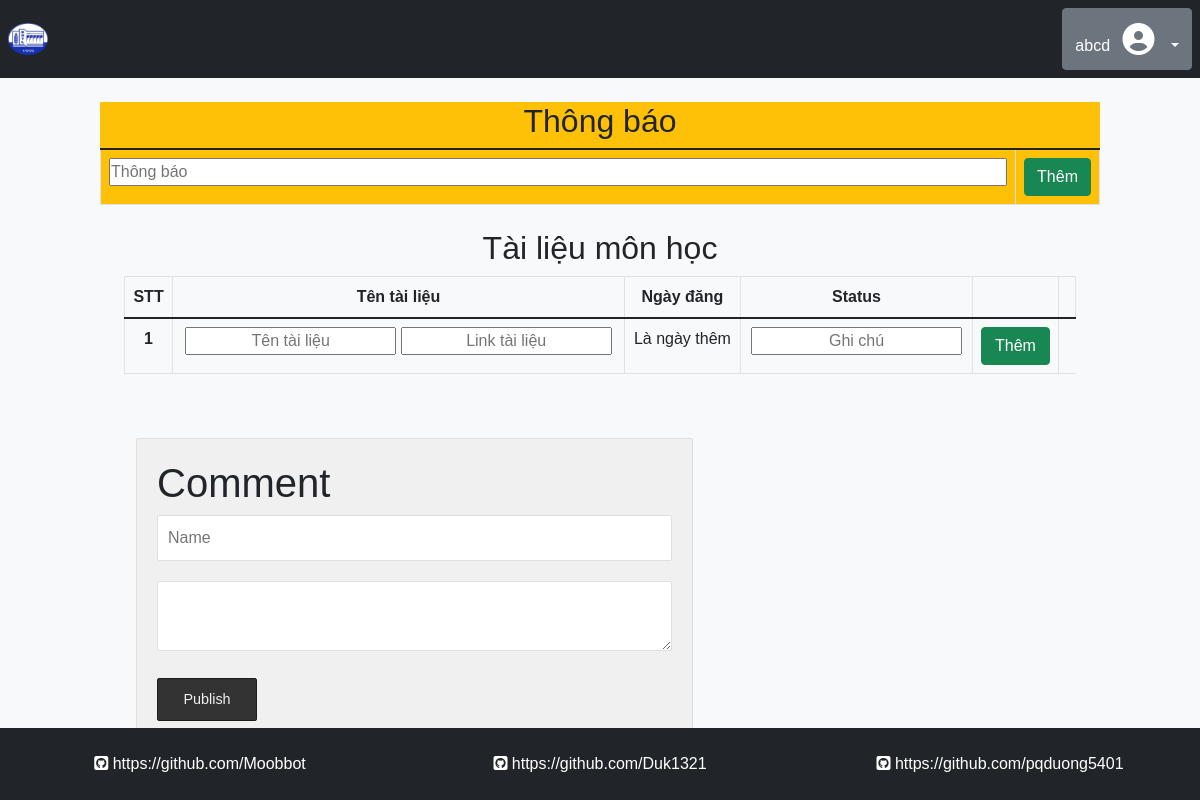
The app's page /teacher/detail.php?data=5 (signed in), older data.
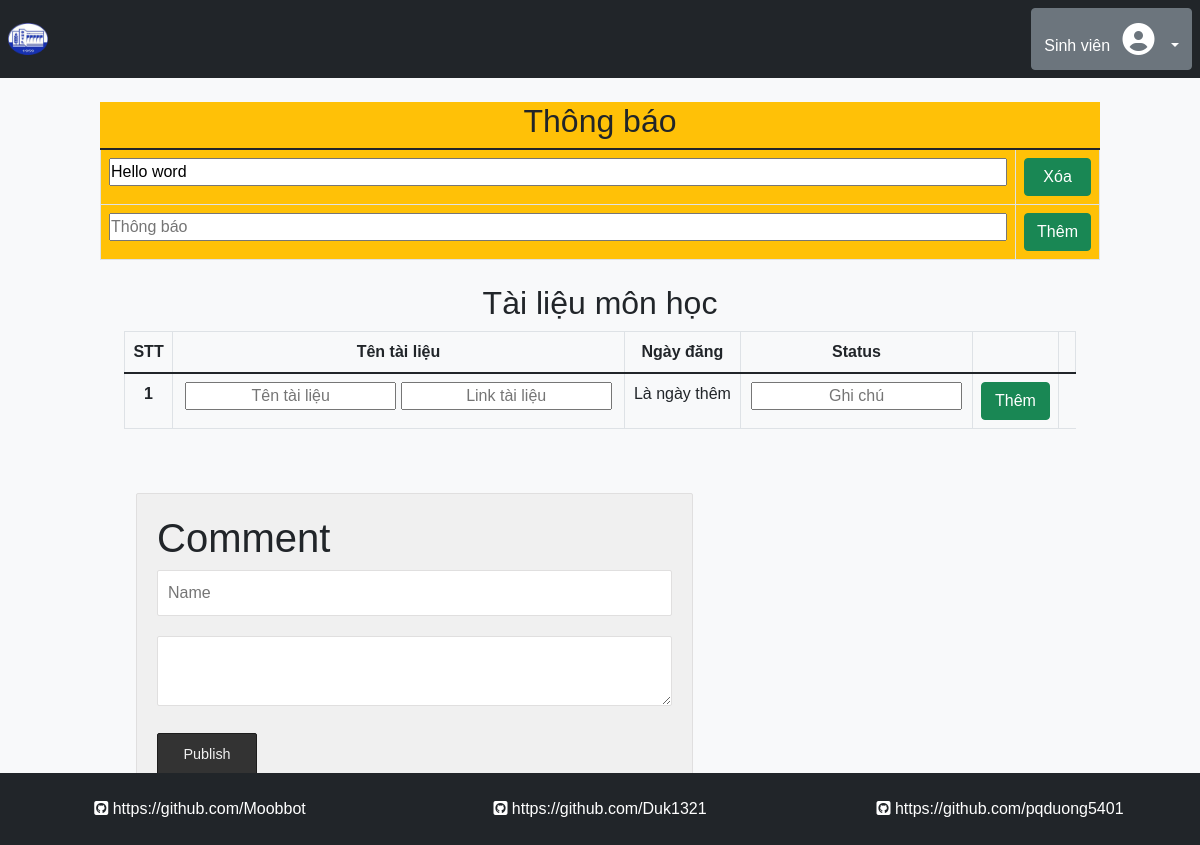
The same page, newer data.
### tables this page shows
CREATE TABLE `db_note` (
  `note_id` int(10) UNSIGNED NOT NULL,
  `note_mes` text DEFAULT NULL,
  `teach_learn_id` int(10) UNSIGNED NOT NULL,
  `node_date` date NOT NULL DEFAULT current_timestamp()
);

### teacher/detail.php (the view, shortened to what the changed rows need)
<?php include '../reuse/header.php' ?>
<?php
$data = $_GET['data'];
$id = explode(',', $data)[0];
?>
<div class="container-fluid bg-light h-100 p-0 m-0">
    <?php
    include '../reuse/header_body.php';
    ?>
    <?php
    if (empty($_SESSION['current_user'])) {
        header("Location:../index.php");
    ?>
    <?php
    } else {
    ?>
    <div class="row d-flex justify-content-center p-0 m-0">
        <div class="col-lg-10 col-12">
            <div class="row bg-warning">
                <table class="table table-bordered mb-0">
                    <thead>
                        <h2 class="text-center">Thông báo</h2><span id="noti"></span>
                    </thead>
                    <tbody>
                        <form method="POST" id="process_note">
                            <?php
                                $sql = "SELECT `note_id`, `note_mes` FROM db_note WHERE teach_learn_id = '$id'";
                                $result = mysqli_query($conn, $sql);
                                if ($result->num_rows > 0) {
                                    while ($row = $result->fetch_assoc()) {
                                ?>
                            <tr>
                                <th class="col-11">
                                    <input type="text" class="txt_note_mes w-100" data-id="<?= $row['note_id'] ?>"
                                        value="<?= $row['note_mes'] ?>">
                                </th>
                                <th class="col-1 justify-content-center">
                                    <button type="button" class="btn btn-success w-100 btn_delete_note"
                                        value="<?= $row['note_id'] ?>"> Xóa
                                    </button>
                                </th>
                            </tr>
                            <?php
                                    }
                                }
                                ?>
                            <tr>
                                <th class="col-11">
                                    <input type="text" id="note_mes" class="w-100" placeholder="Thông báo">
                                </th>
                                <th class="col-1">
                                    <button type="button" id="btn_add_note" value="<?php echo $id ?>"
                                        class="btn btn-success w-100">Thêm</button>
                                </th>
                            </tr>
                        </form>
                    </tbody>
                </table>
            </div>
            <div class="row px-0 mx-0 mt-4">
                <div class="col-12">
                    <h2 class=" text-center">Tài liệu môn học</h2>
                    <table class="table table-bordered table-responsive text-center">
                        <thead>
                            <tr>
                                <th class="col">
                                    STT
                                </th>
                                <th class="col">
                                    Tên tài liệu
                                </th>
                                <th class="col">
                                    Ngày đăng
                                </th>
                                <th class="col">
                                    Status
                                </th>
                                <th class="col"></th>
                                <th class="col"></th>
                            </tr>
                        </thead>
                        <tbody>
                            <?php
                                $STT = 0;
                                ?>
                            <tr>
                                <th>
                                    <?= $STT += 1 ?>
                                </th>
                                <th>
                                    <button type="button" id="btn_add_doc" value="<?php echo $id ?>"
                                        class="btn btn-success w-100">Thêm</button>
                                </th>
                            </tr>
                        </tbody>
                    </table>
                </div>
            </div>
            <div class="container">
                <?php include '../subject/comment.php' ?>
            </div>
        </div>
    </div>
</div>
<?php } ?>
<?php include '../reuse/footer.php' ?>

### reuse/header_body.php (shortened to what the changed rows need)
<header class="bg-dark text-white p-2">
    <div class="container-fluid p-0 m-0">
        <div class="d-flex flex-wrap align-items-center justify-content-between">
            <?php
            if (empty($_SESSION['current_user'])) {
            ?>
            <div class="text-end">
                <a href="http://localhost/BTL_CNW/login/index.php" class="btn btn-outline-light me-2">Login</a>
                <a href="http://localhost/BTL_CNW/signup/index.php" class="btn btn-warning me-2">Sign-up</a>
            </div>
            <?php
            } else {
                $currentUser = $_SESSION['current_user'];
            ?>
            <div class="text-end">
                <div class="dropdown">
                    <button class="btn btn-secondary dropdown-toggle" type="button" id="dropdownMenuButton1"
                        data-bs-toggle="dropdown" aria-expanded="false">
                        <?php
                            echo $currentUser['User_FullName'];
                            ?>
                        <i class="fa fa-user-circle fa-w-16 fa-2x p-2" aria-hidden="true"></i>
                    </button>
                </div>
            </div>
            <?php
            }
            ?>
        </div>
    </div>
</header>

Row changes from the older to the newer data that the page shows:
added db_note: note_mes "Hello word", $row['note_id'] 11 (drawn)
Text that changed along with them:
$currentUser['User_FullName']: "abcd" → "Sinh viên"
